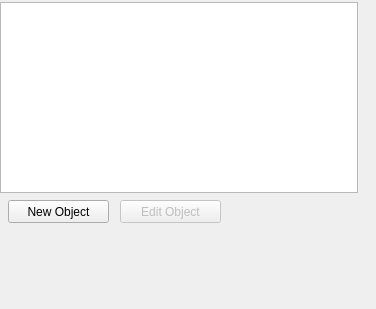
            <widget class="QWidget" name="page_objects">
             <property name="geometry">
              <rect>
               <x>0</x>
               <y>0</y>
               <width>376</width>
               <height>309</height>
              </rect>
             </property>
             <property name="toolTip">
              <string>Object Options</string>
             </property>
             <attribute name="label">
              <string>Object Edit</string>
             </attribute>
             <widget class="QPushButton" name="editObjectButton">
              <property name="enabled">
               <bool>false</bool>
              </property>
              <property name="geometry">
               <rect>
                <x>120</x>
                <y>200</y>
                <width>101</width>
                <height>23</height>
               </rect>
              </property>
              <property name="text">
               <string>Edit Object</string>
              </property>
             </widget>
             <widget class="QPushButton" name="newObjectButton">
              <property name="geometry">
               <rect>
                <x>8</x>
                <y>200</y>
                <width>101</width>
                <height>23</height>
               </rect>
              </property>
              <property name="text">
               <string>New Object</string>
              </property>
             </widget>
             <widget class="QListWidget" name="objectListWidget">
              <property name="geometry">
               <rect>
                <x>0</x>
                <y>2</y>
                <width>358</width>
                <height>191</height>
               </rect>
              </property>
              <property name="sizePolicy">
               <sizepolicy hsizetype="Preferred" vsizetype="Expanding">
                <horstretch>0</horstretch>
                <verstretch>0</verstretch>
               </sizepolicy>
              </property>
             </widget>
            </widget>
